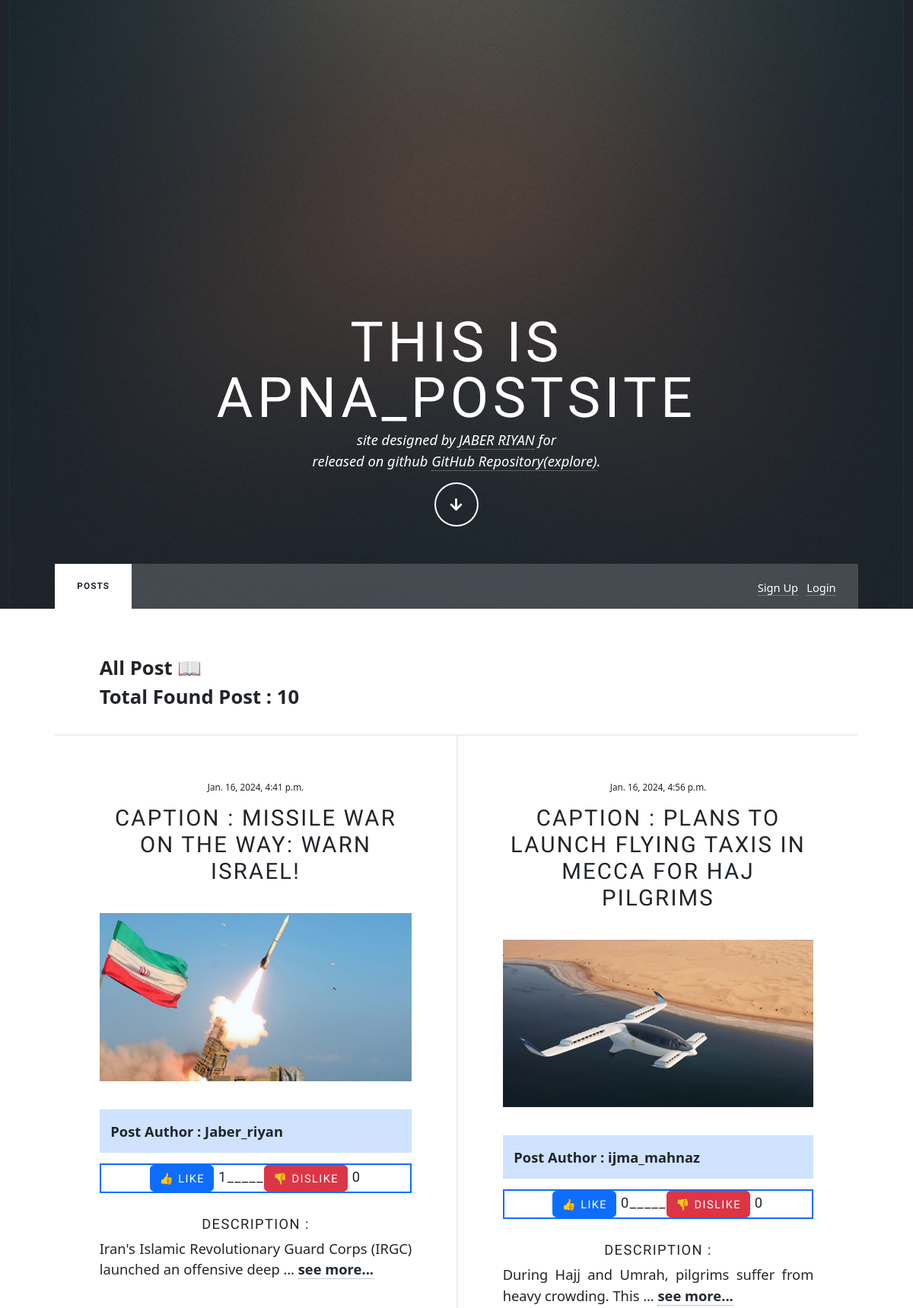
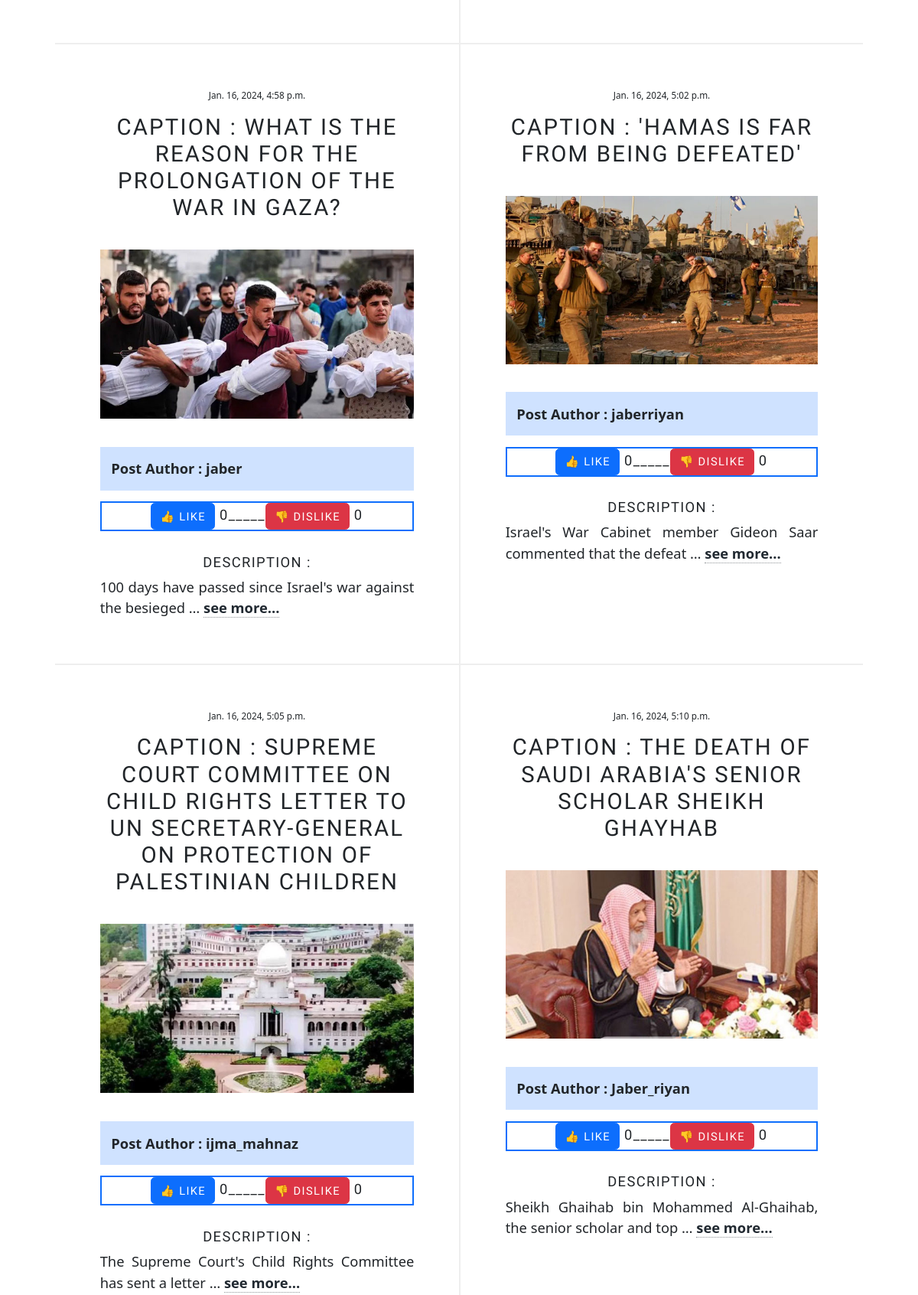
The page / (upper part) on the database its author committed (2 pictures, top to bottom).
### post/models.py (models this page shows, shortened)
class PostModel(models.Model):
    user = models.ForeignKey(User, related_name='post',on_delete=models.CASCADE)
    caption = models.CharField(max_length=3000)
    created_on = models.DateTimeField(auto_now_add=True)
    body = models.TextField(null=True,blank=True)
    post_image = models.ImageField(upload_to='post/media/images/',null=True,blank=True)
    post_like = models.IntegerField(default=0,null=True,blank=True)
    post_dislike = models.IntegerField(default=0,null=True,blank=True)

### final_exam/views.py (the view)
# urls.py: 2. Add a URL to urlpatterns:  path('', views.home, name='home')
def home(request):
    data = PostModel.objects.all()
    post_data = PostModel.objects.all()
    for post in post_data:
        post.post_like = 0
        post.post_dislike = 0
        all_like = 0
        all_dislike = 0
        specific_post_like = LikeDislikeModel.objects.filter(post=post)
        for post_like in specific_post_like:
            all_like += post_like.like
            all_dislike += post_like.dislike
            post.post_like = all_like
            post.post_dislike = all_dislike
        post.save()
    return render(request, 'home.html',{'posts':data})

### templates/home.html (shortened to what this page needs)
{% extends "base.html" %}
{% load static %}
{% block content %}
<div id="main">
	<p class="fw-bold fs-3">All Post 📖 <br>
    Total Found Post : {{posts | length}}</p>
		<section class="posts">
			{% for post in posts %}
			<article>
				<header>
					<span class="date">{{post.created_on}}</span>
					<h2><a href="#">Caption : {{post.caption}}</a></h2>
				</header>
				<a href="#" class="image fit"><img src="{{post.post_image.url}}" alt="" /></a>
				<p class="text-dark fw-bold fs-5 bg-primary-subtle p-3">Post Author : {{post.user.username}}</p>
				<h5 class="border border-2 border-primary"><a class="text-decoration-none btn btn-primary" href="{% url 'like' post.id post.user.id %}">👍 Like</a> {{post.post_like}}_____<a class="btn btn-danger" href="{% url "dislike" post.id post.user.id %}">👎 Dislike</a> {{post.post_dislike}}</h5><br>
				<h5>Description : </h5>
				<p class="fs-5">{{ post.body|truncatewords:10 }} <a class="text-decoration-none text-dark" href="{% url "detailview" post.id %}"><b>see more...</b></a></p>
			</article>
			{% endfor %}
		</section>
</div>
{% endblock content %}

### rows shown on the page
PostModel: created_on "Jan. 16, 2024, 4:41 p.m.", caption "MISSILE WAR ON THE WAY: WARN ISRAEL!", post_image (picture), user.username "Jaber_riyan", post_like "1", post_dislike "0", body "Iran's Islamic Revolutionary Guard Corps (IRGC) launched an offensive deep …"
PostModel: created_on "Jan. 16, 2024, 4:56 p.m.", caption "PLANS TO LAUNCH FLYING TAXIS IN MECCA FOR HAJ PILGRIMS", post_image (picture), user.username "ijma_mahnaz", post_like "0", post_dislike "0", body "During Hajj and Umrah, pilgrims suffer from heavy crowding. This …"
PostModel: created_on "Jan. 16, 2024, 4:58 p.m.", caption "WHAT IS THE REASON FOR THE PROLONGATION OF THE WAR IN GAZA?", post_image (picture), user.username "jaber", post_like "0", post_dislike "0", body "100 days have passed since Israel's war against the besieged …"
PostModel: created_on "Jan. 16, 2024, 5:02 p.m.", caption "'HAMAS IS FAR FROM BEING DEFEATED'", post_image (picture), user.username "jaberriyan", post_like "0", post_dislike "0", body "Israel's War Cabinet member Gideon Saar commented that the defeat …"
PostModel: created_on "Jan. 16, 2024, 5:05 p.m.", caption "SUPREME COURT COMMITTEE ON CHILD RIGHTS LETTER TO UN SECRETARY-GENERAL ON PROTECTION OF PALESTINIAN CHILDREN", post_image (picture), user.username "ijma_mahnaz", post_like "0", post_dislike "0", body "The Supreme Court's Child Rights Committee has sent a letter …"
PostModel: created_on "Jan. 16, 2024, 5:10 p.m.", caption "THE DEATH OF SAUDI ARABIA'S SENIOR SCHOLAR SHEIKH GHAYHAB", post_image (picture), user.username "Jaber_riyan", post_like "0", post_dislike "0", body "Sheikh Ghaihab bin Mohammed Al-Ghaihab, the senior scholar and top …"

### other values the page prints
{{ posts | length }} "10"
